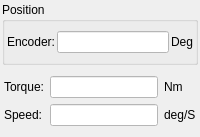
        <widget class="QWidget" name="pageIdle">
         <layout class="QVBoxLayout" name="verticalLayout_3">
          <property name="spacing">
           <number>2</number>
          </property>
          <property name="leftMargin">
           <number>2</number>
          </property>
          <property name="topMargin">
           <number>2</number>
          </property>
          <property name="rightMargin">
           <number>2</number>
          </property>
          <property name="bottomMargin">
           <number>2</number>
          </property>
          <item>
           <widget class="QGroupBox" name="groupBox_4">
            <property name="title">
             <string>Position</string>
            </property>
            <layout class="QVBoxLayout" name="verticalLayout_5">
             <property name="leftMargin">
              <number>2</number>
             </property>
             <property name="rightMargin">
              <number>2</number>
             </property>
             <item>
              <widget class="QWidget" name="widget_1" native="true">
               <layout class="QHBoxLayout" name="horizontalLayout_6">
                <property name="spacing">
                 <number>2</number>
                </property>
                <property name="leftMargin">
                 <number>0</number>
                </property>
                <property name="topMargin">
                 <number>0</number>
                </property>
                <property name="rightMargin">
                 <number>0</number>
                </property>
                <property name="bottomMargin">
                 <number>0</number>
                </property>
                <item>
                 <widget class="QLabel" name="label_7">
                  <property name="text">
                   <string>Encoder:</string>
                  </property>
                 </widget>
                </item>
                <item>
                 <widget class="QLineEdit" name="editIdleCurrentPos">
                  <property name="styleSheet">
                   <string notr="true">background-color: rgb(255, 255, 255);</string>
                  </property>
                  <property name="readOnly">
                   <bool>true</bool>
                  </property>
                 </widget>
                </item>
                <item>
                 <widget class="QLabel" name="label_8">
                  <property name="text">
                   <string>Deg</string>
                  </property>
                 </widget>
                </item>
               </layout>
              </widget>
             </item>
            </layout>
           </widget>
          </item>
          <item>
           <widget class="QWidget" name="widget_2" native="true">
            <layout class="QGridLayout" name="gridLayout">
             <property name="leftMargin">
              <number>2</number>
             </property>
             <property name="rightMargin">
              <number>2</number>
             </property>
             <item row="0" column="0">
              <widget class="QLabel" name="label_5">
               <property name="text">
                <string>Torque:</string>
               </property>
              </widget>
             </item>
             <item row="0" column="1">
              <widget class="QLineEdit" name="editIdleTorque">
               <property name="maximumSize">
                <size>
                 <width>16777215</width>
                 <height>16777215</height>
                </size>
               </property>
               <property name="styleSheet">
                <string notr="true">background-color: rgb(255, 255, 255);</string>
               </property>
               <property name="readOnly">
                <bool>true</bool>
               </property>
              </widget>
             </item>
             <item row="0" column="2">
              <widget class="QLabel" name="label_6">
               <property name="text">
                <string>Nm</string>
               </property>
              </widget>
             </item>
             <item row="1" column="0">
              <widget class="QLabel" name="labelSpeed">
               <property name="text">
                <string>Speed:</string>
               </property>
              </widget>
             </item>
             <item row="1" column="1">
              <widget class="QLineEdit" name="editIdleSpeed">
               <property name="maximumSize">
                <size>
                 <width>16777215</width>
                 <height>16777215</height>
                </size>
               </property>
               <property name="styleSheet">
                <string notr="true">background-color: rgb(255, 255, 255);</string>
               </property>
               <property name="readOnly">
                <bool>true</bool>
               </property>
              </widget>
             </item>
             <item row="1" column="2">
              <widget class="QLabel" name="labelSpeed1">
               <property name="text">
                <string>deg/S</string>
               </property>
              </widget>
             </item>
            </layout>
           </widget>
          </item>
         </layout>
        </widget>
